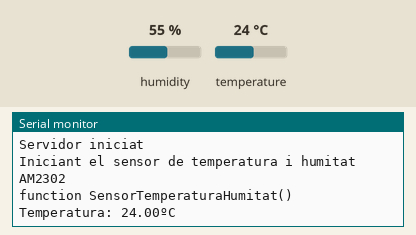
This sketch was run on a simulated ESP8266 (NodeMCU). Parts: the last lines printed to the serial monitor. The test bench sets the inputs (shaded band); at power-on: humidity 55 %, temperature 24 °C. WiFi joins after 1.5 s; servers stay silent unless stated.

Above: at 6.7 s.
6.8 s: humidity set to 22 %
At 9.3 s:
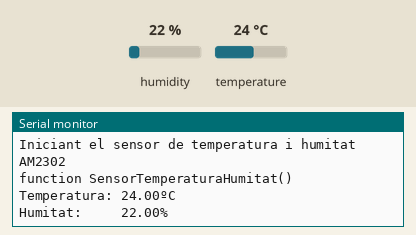
13.0 s: temperature set to 12 °C
At 14.0 s:
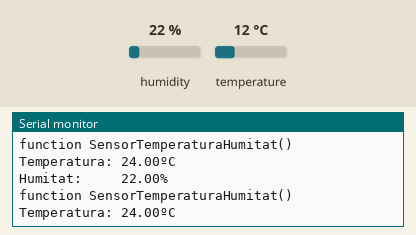
14.5 s: humidity set to 40 %
At 16.2 s:
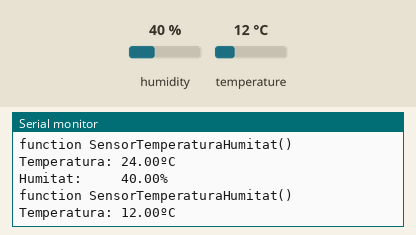

The sketch:

Sensor-1.ino
```cpp
/*
  Sensor-1:
  - Crea una pàgina web en el servidor d'un Punt d'Accés
  - ESP8266WiFi en node estació
  - Recull les dades del sendor AM2302 i les mostra a la pàgina web

  inclou:
  - WiFiStation.ino
  - SensorTemperaturaHumitat.ino
*/

#include "sensor.h"

void setup() {
  Serial.begin(115200);
  initWiFiStation();
  initSensorTemperaturaHumitat();
}

void loop() {
  WiFiStation();
}
```

SensorTemperaturaHumitat.ino
```cpp
/*
  Control del sensor de temperatura i humitat AM2302
*/

#include <AM2302-Sensor.h>

// Defineix el pin al que està connectat el sensor AM2302
#if defined(ARDUINO_ARCH_AVR) || defined(ARDUINO_SAM_DUE)
#define DHT22_PIN  2
#elif defined(ESP8266) || defined(ESP32)
#define DHT22_PIN  4 // GPIO4 (etiquetat com a D2 en algunes plaques ESP8266)
#else
#error "Pot funcionar, però no està verificat en aquesta placa"
#endif

AM2302::AM2302_Sensor am2302{DHT22_PIN};

void initSensorTemperaturaHumitat() {
  delay(1000);
  Serial.println(F("\nIniciant el sensor de temperatura i humitat AM2302"));
  // check for sensor
  if (!am2302.begin()) {
    while (true) {
      Serial.println("Error => Verifica la connexió del sensor.");
      delay(10000);
    }
  }
}

t_sensor SensorTemperaturaHumitat(int terminal) {
  t_sensor dades_sensor;
  if (terminal==1) {Serial.print("\nfunction SensorTemperaturaHumitat()");}
  auto status = am2302.read();
  if (status == 0) {
    dades_sensor.temperatura = am2302.get_Temperature();
    if (terminal==1) {Serial.printf("\nTemperatura: %.2fºC", dades_sensor.temperatura);}
    delay(2000);
    dades_sensor.humitat = am2302.get_Humidity();
    if (terminal==1) {Serial.printf("\nHumitat:     %.2f%%", dades_sensor.humitat);}
  }else{
    if (terminal==1) {Serial.printf("\nestat de la lectura del sensor: %d", status);}
  }
  if (terminal==1) Serial.println();
  return dades_sensor;
}
```

WiFiStation.ino
```cpp
/**
 Crea una pàgina web en el Punt d'Accés
 ESP8266WiFi en node estació
 Recull les dades del sendor AM2302 i les mostra a la pàgina web
*/
#include <ESP8266WiFi.h>

t_sensor dades_sensor;

// Configura la red WiFi
const char* ssid = "SSID";
const char* password = "passwd";

WiFiServer server(80);

String html = "<!DOCTYPE HTML><html>"
  "<head>"
  "<title>Arduino ESP8266 Web Server</title>"
  "<meta http-equiv='refresh' content='2'>"
  "<meta name='viewport' content='width=device-width,initial-scale=1'>"
  "<link rel='icon' href='data:,'>"
  "<style>"
  "html {font-family:Arial;display:inline-block;text-align:center;}"
  "body {margin:0;}"
  "p {font-size:1.0rem;}"
  ".titol {overflow:hidden;background-color:#25C098;color:white;font-size:.8rem;}"
  ".content {padding:20px;}"
  ".cards {max-width:200px;margin:0 auto;display:grid;grid-gap:2rem;grid-template-rows:repeat(auto-fit,minmax(100px,1fr));}"
  ".card {background-color:white;box-shadow:2px 2px 12px 1px rgba(140,140,140,.5);}"
  ".dades {font-size:1.2rem;}"
  "</style>"
  "</head>"
  "<body>"
  "<div class='titol'><h1>Arduino ESP8266 Web Server</h1></div>"
  "<div class='content'><div class='cards'>"
  "<div class='card'>"
  "<p>&#127777; TEMPERATURA</p>"
  "<p><span class='dades'><span id='temp'>%TEMPERATURA%</span>&deg;C</span></p>"
  "</div>"
  "<div class='card'>"
  "<p>&#8779; HUMITAT</p>"
  "<p><span class='dades'><span id='humi'>%HUMITAT%</span>&percnt;</span></p>"
  "</div></div></div></body></html>";

void initWiFiStation() {
  delay(3000);
  Serial.print("\nConectant a "); Serial.println(ssid);
  WiFi.begin(ssid, password);

  while (WiFi.status() != WL_CONNECTED) {
    delay(500);
    Serial.print(".");
  }
  Serial.println("\nConectat a la xarxa WiFi");
  Serial.print("Adreça IP del servidor: "); Serial.println(WiFi.localIP());

  server.begin();
  Serial.println("Servidor iniciat");
}

void WiFiStation() {
  WiFiClient client = server.accept();
  if (!client) {
    delay(1000);
    dades_sensor = SensorTemperaturaHumitat(1);
    return;
  }

  Serial.println("connectant nou client ...");
  while(!client.available()) {delay(1);}

  String request = client.readStringUntil('\r');
  Serial.println(request);
  client.flush();

  String paginaWeb = "HTTP/1.1 200 OK\r\nContent-Type: text/html\r\n\r\n" + html;
  paginaWeb.replace("%TEMPERATURA%", String(dades_sensor.temperatura));
  paginaWeb.replace("%HUMITAT%", String(dades_sensor.humitat));

  client.print(paginaWeb);
  delay(1000);
}
```

sensor.h
```cpp
/*
  arxiu de capçaleres comunes per a Sensor
*/

typedef struct {
  float temperatura;
  float humitat;
} t_sensor;
```

Measured:
- after the input at 6.8 s, the serial monitor: prints a new line after 1.7 s (image 1)
- after the input at 14.5 s, the serial monitor: prints a new line after 0.08 s (image 3)
